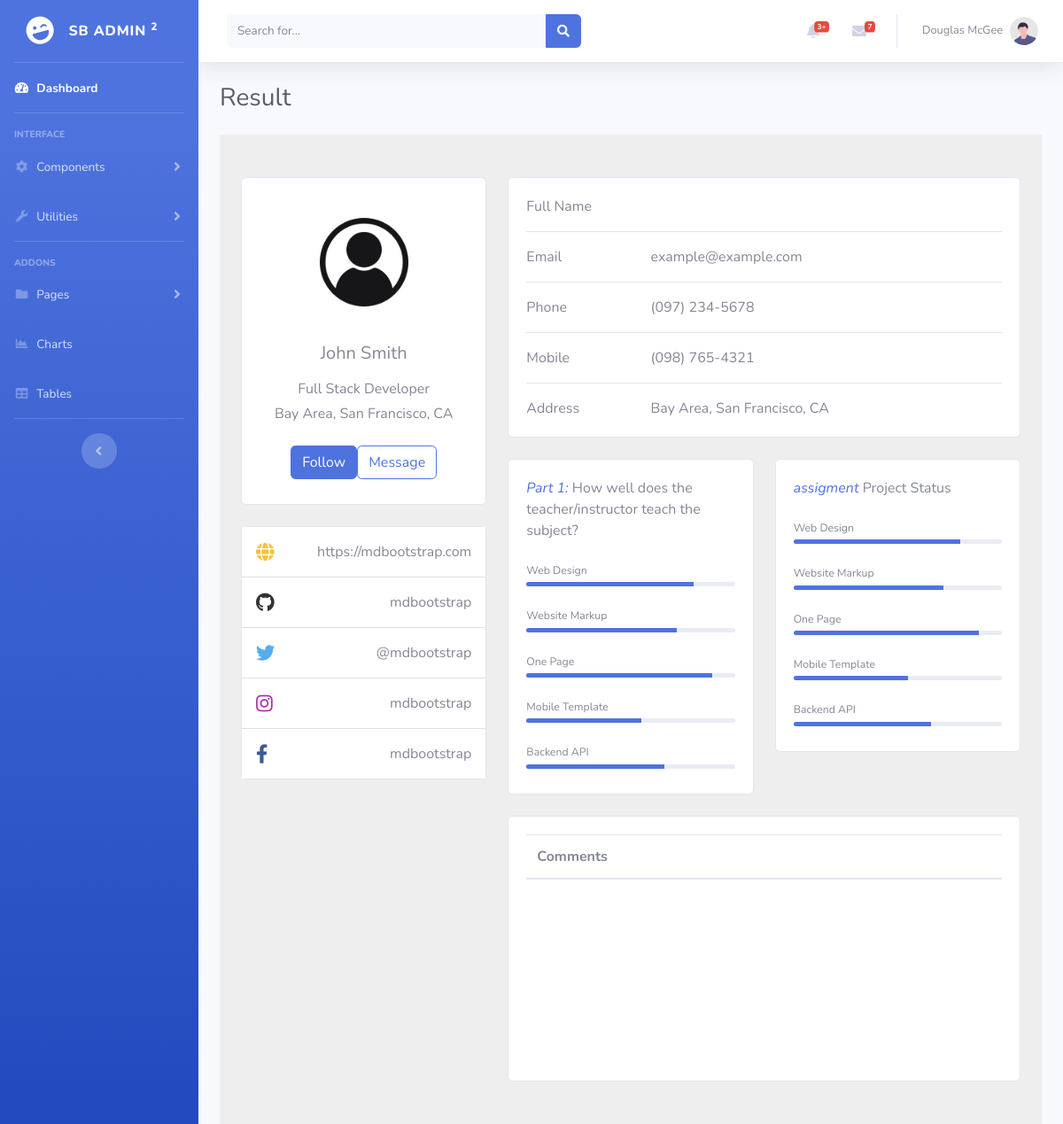
Page /admin/eval.solo.php on the earlier database version.
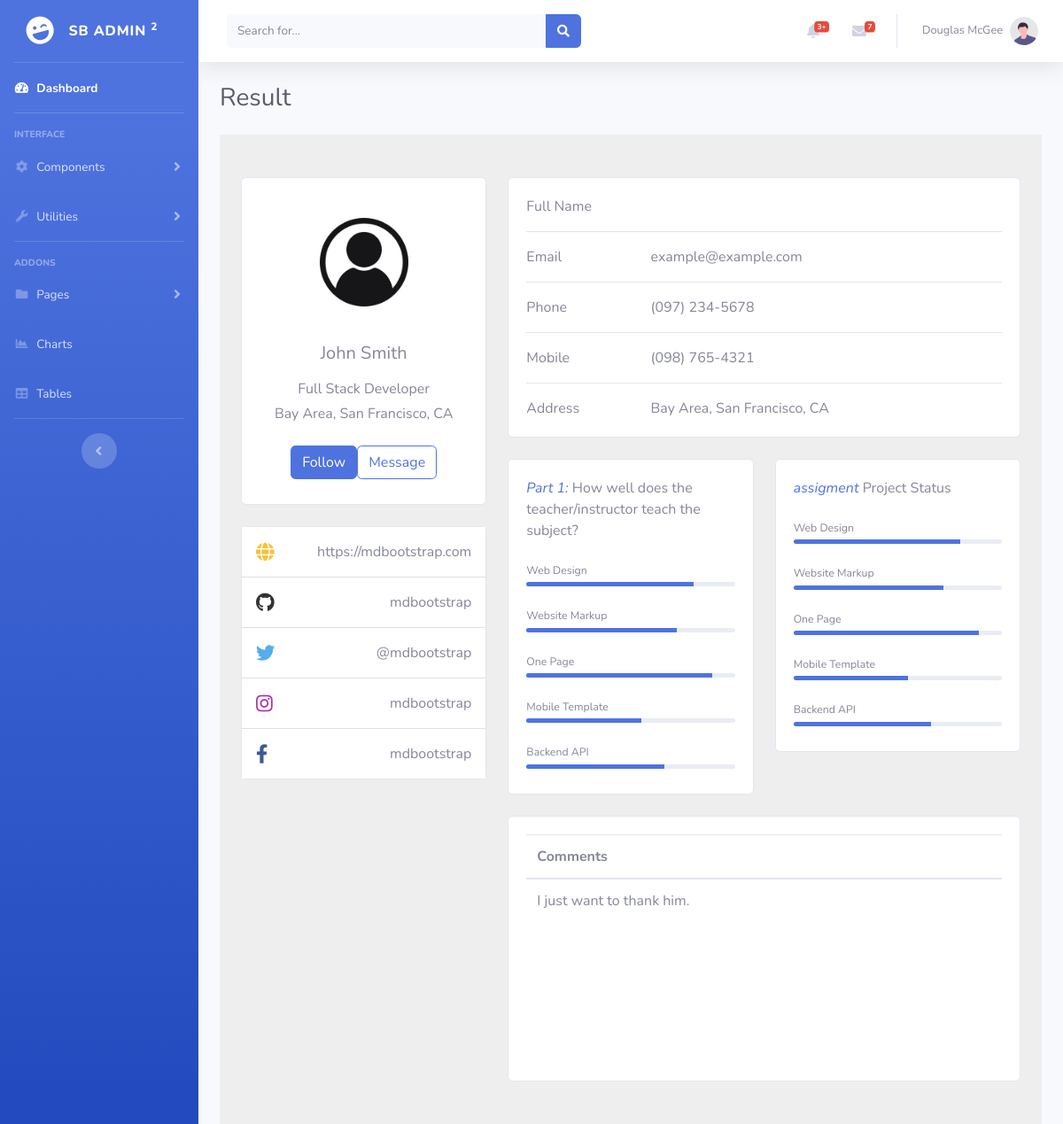
Same page on the later database version.
### tables this page shows
CREATE TABLE `tbl_evaluation` (
  `eval_id` int(10) NOT NULL,
  `yr_id` int(10) NOT NULL,
  `sem_id` int(10) NOT NULL,
  `ins_id` int(10) NOT NULL,
  `a1` int(10) NOT NULL,
  `a2` int(10) NOT NULL,
  `a3` int(10) NOT NULL,
  `a4` int(10) NOT NULL,
  `a5` int(10) NOT NULL,
  `a6` int(10) NOT NULL,
  `a7` int(10) NOT NULL,
  `a8` int(10) NOT NULL,
  `a9` int(10) NOT NULL,
  `a10` int(10) NOT NULL,
  `a11` int(10) NOT NULL,
  `a12` int(10) NOT NULL,
  `a13` int(10) NOT NULL,
  `a14` int(10) NOT NULL,
  `a15` int(10) NOT NULL,
  `a16` int(10) NOT NULL,
  `b17` int(10) NOT NULL,
  `b18` int(10) NOT NULL,
  `b19` int(10) NOT NULL,
  `b20` int(10) NOT NULL,
  `b21` int(10) NOT NULL,
  `b22` int(10) NOT NULL,
  `b23` int(10) NOT NULL,
  `b24` int(10) NOT NULL,
  `b25` int(11) NOT NULL,
  `b26` int(10) NOT NULL,
  `b27` int(10) NOT NULL,
  `b28` int(10) NOT NULL,
  `b29` int(10) NOT NULL,
  `b30` int(10) NOT NULL,
  `eval_email` varchar(50) NOT NULL,
  `eval_comments` longtext NOT NULL,
  `eval_name` varchar(100) NOT NULL,
  `eval_course` varchar(50) NOT NULL,
  `eval_date` varchar(50) NOT NULL
);

### admin/eval.solo.php (the view, shortened to what the rows shown need)
<?php
include_once '../templates/header.php';
$insid = $_POST["ins_id"];
?>
                <div class="container-fluid">
                    <h1 class="h3 mb-4 text-gray-800">Result</h1>
                        <section style="background-color: #eee;">
                        <div class="container py-5">
                            <div class="row">
                            <div class="col-lg-8">
                                    <div class="card mb-4" style="margin-top: 1.5rem!important;margin-bottom: 0 !important;height: 300px;overflow: scroll;">
                                        <div class="card-body">
                                            <table class="table">
                                                <thead>
                                                    <tr>
                                                    <th scope="col">Comments</th>
                                                    </tr>
                                                </thead>
                                                <tbody>
                                                    <?php
                                                        $database = new Connection();
                                                        $db = $database->open();
                                                        try{
                                                            $sql = "SELECT * FROM tbl_evaluation WHERE ins_id = '$insid'";
                                                            foreach ($db->query($sql) as $row) {
                                                                ?>
                                                                <tr>
                                                                    <td><?php echo $row["eval_comments"]?></td>
                                                                </tr>
                                                                <?php
                                                            }
                                                        }
                                                        catch(PDOException $e){
                                                            echo "There is some problem in connection: " . $e->getMessage();
                                                        }
                                                    ?>
                                                </tbody>
                                            </table>
                                        </div>
                                </div>
                            </div>
                            </div>
                        </div>
                        </section>
                        <link rel="stylesheet" href="https://allyoucan.cloud/cdn/icofont/1.0.1/icofont.css">
                </div>
<?php
include_once '../templates/footer.php';
?>

Differences in the rows shown:
added tbl_evaluation: eval_comments "I just want to thank him."
